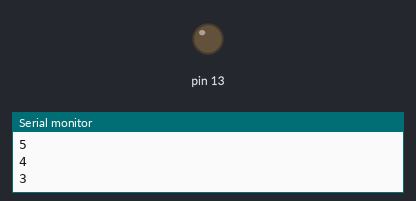
Recording of a sketch running on a simulated Arduino Uno, built with avr-gcc and run on an emulated ATmega328P. Shown: output pins drawn as LEDs (lit = HIGH), the last lines printed to the serial monitor.

Above: at 3.0 s.
At 7.0 s:
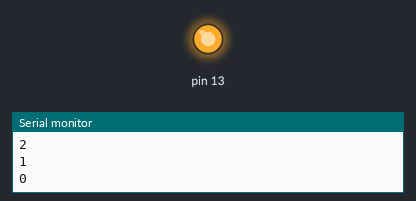
Timing chart, 0 to 10.4 s (numbered marks = the images above):
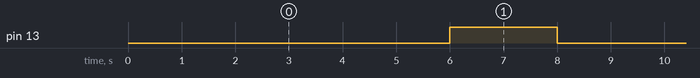

Measured:
- by itself, pin 13: alternates HIGH for 2.0 s and LOW for 6.0 s

The sketch:

week2_no5.ino
```cpp
int i;

void setup() {
  Serial.begin(9600); //9600bps(bps=bits per second)
  i=5;
  pinMode(13, OUTPUT);
}

void loop() {
  Serial.println(i);
  i=i-1;
  delay(1000);
  if(i<0){
    i=5;
    digitalWrite(13,1);
    delay(2000);
    digitalWrite(13,0);
  }
}
```
